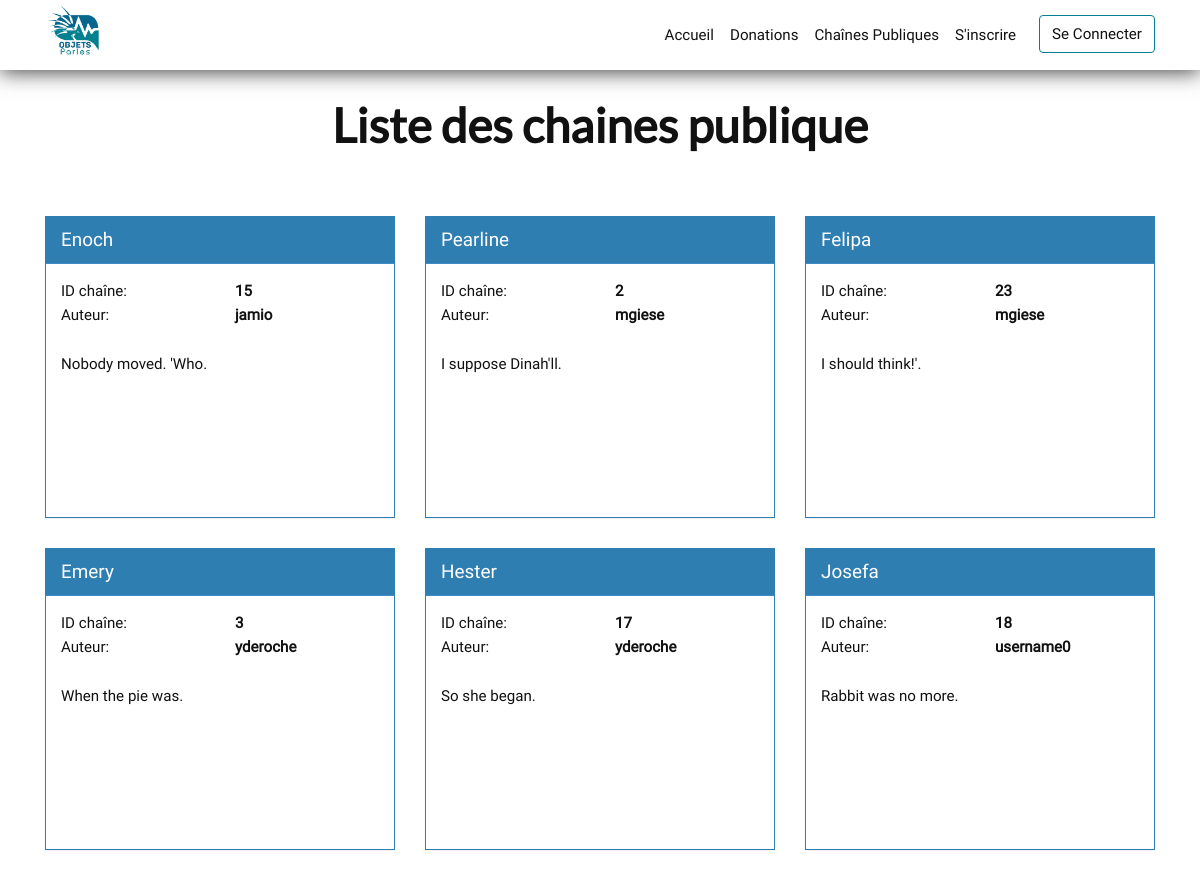
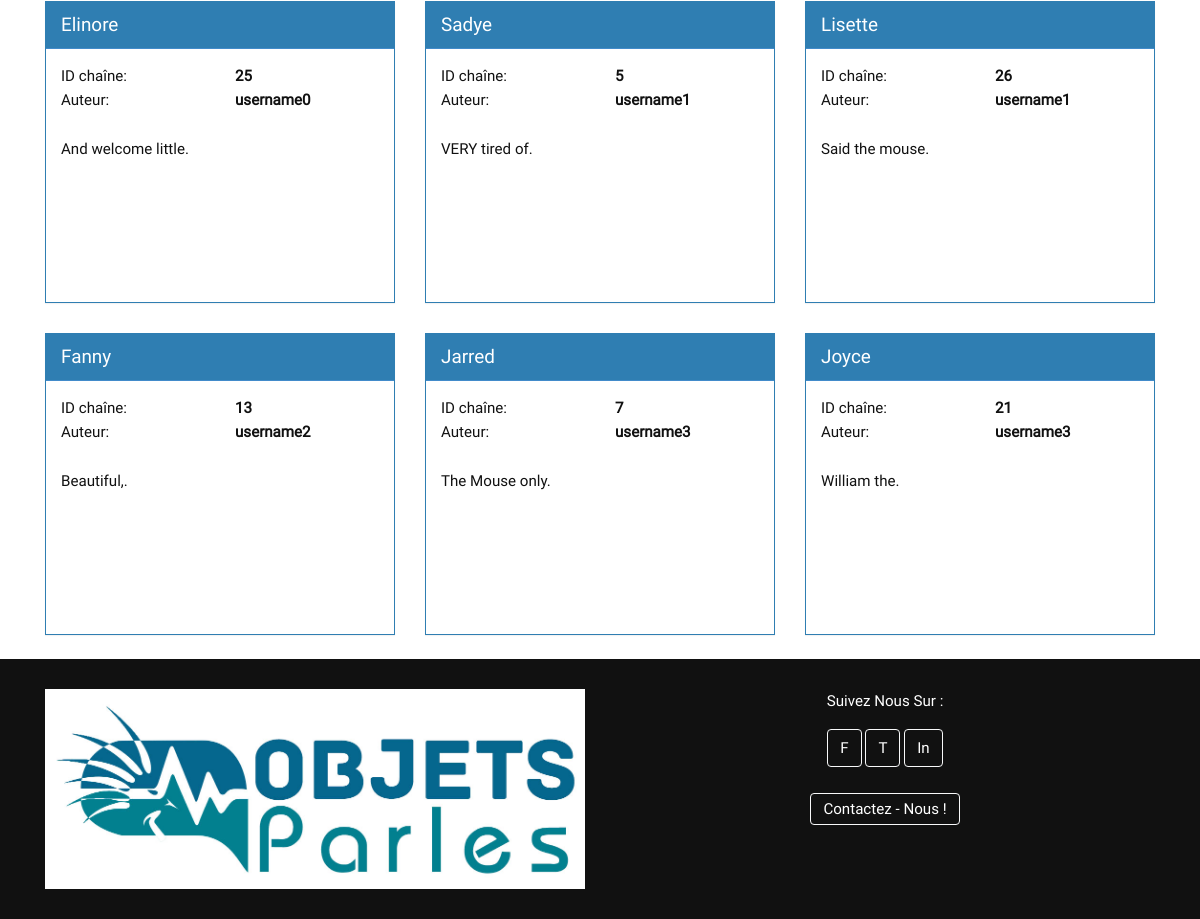
The app's page /index.php/chaines-publiques with its own data (2 pictures, top to bottom).
### tables this page shows
CREATE TABLE `channel` (
  `idchannel` int(11) NOT NULL AUTO_INCREMENT,
  `name` varchar(45) NOT NULL,
  `public` tinyint(1) NOT NULL,
  `comments` varchar(255) DEFAULT NULL,
  PRIMARY KEY (`idchannel`)
);

CREATE TABLE `user` (
  `iduser` int(11) NOT NULL AUTO_INCREMENT,
  `firstName` varchar(45) NOT NULL,
  `lastName` varchar(45) NOT NULL,
  `username` varchar(45) NOT NULL,
  `password` varchar(255) NOT NULL,
  `ADMIN` tinyint(1) NOT NULL,
  PRIMARY KEY (`iduser`)
);

### controllers.php (called while the page is built, shortened)
<?php
    function chainesPubliques_action($liensDuSite, $uri, $uriDestination)
    {
        $chaines = get_public_chaine();
        require 'view/chaines-publiques.php';
    }
?>

### model.php (called while the page is built, shortened)
<?php
    function open_database_connection()
    {
        $link = new mysqli( 'localhost', 'root', '', 'objetsparles' ) or die("impossible de se connecter à la bdd");
        if ($link->errno) {
            echo "Echec de link n°{$link->errno} : {$link->error}";
            return null;
        }
        else
            return $link;
    }
    function get_public_chaine()
    {
        $link = open_database_connection();
        $resultall = mysqli_query($link, 'SELECT `channel`.`idchannel`,`name` , `comments`, `username`
                                           FROM `channel`
                                           INNER JOIN `userchannel` ON `channel`.`idchannel` = `userchannel`.`idchannel`
                                           INNER JOIN `user` ON `userchannel`.`iduser` = `user`.`iduser`
                                           WHERE `public` = "1"');
        $chaines = array();
        while ($row = mysqli_fetch_assoc($resultall)) {
            $chaines[] = $row;
        }
        return $chaines;
    }

### view/chaines-publiques.php (the view, shortened to what this page needs)
<?php
    $bodyClass = 'chaines-publique';
?>
<header class="title_privatelist">
    <?php require "menu.php"; ?>
    <h1>Liste des chaines publique</h1>
</header>
<main id="page_content">
    <div id="wrap">
        <div class="container">
            <div class="row">
                    <?php foreach($chaines as $chaine ) : ?>
                    <div class="col-md-4">
                        <div class="panel panel-primary">
                            <div class="panel-heading ellipsis">
                                <a href="<?php echo $liensDuSite['uriChaine'].'?id='.$chaine['idchannel']; ?>">
                                    <?php echo $chaine['name']; ?>
                                </a>
                            </div>
                            <div class="panel-body">
                                <div class="row">
                                    <div class="channel_id">ID chaîne:</div>
                                    <div class="channel_id">
                                        <b><?php echo $chaine['idchannel']; ?></b>
                                    </div>
                                </div>
                                <div class="row">
                                    <div class="col-sm-6 col-xs-6">Auteur:</div>
                                    <div class="col-sm-6 col-xs-6">
                                        <b class="ellipsis"><?php echo $chaine['username']; ?></b>
                                    </div>
                                </div>
                                <p class="public_channel_description"><?php echo $chaine['comments']; ?></p>
                            </div>
                        </div>
                    </div>
                    <?php endforeach ?>
                </div>
            </div>
        </div>
</main>
<?php
    $content = ob_get_clean();
    include 'layout.php';
?>

### index.php (shortened to what this page needs)
<?php
require_once 'model.php';
require_once 'controllers.php';
$liensDuSite = [
    'uriHome'           => '/OBJETSPARLES/index.php',
    'uriCapteur'         => '/OBJETSPARLES/index.php/capteur',
    'uriChaine'         => '/OBJETSPARLES/index.php/chaine',
    'uriChainePub'      => '/OBJETSPARLES/index.php/chaines-publiques',
    'uriMaChaine'       => '/OBJETSPARLES/index.php/mes-chaines',
    'uriDonation'       => '/OBJETSPARLES/index.php/donation',
    'uriInscrire'       => '/OBJETSPARLES/index.php/inscrire',
    'uriLogin'          => '/OBJETSPARLES/index.php/login',
    'uriLogout'         => '/OBJETSPARLES/index.php/logout',
    'uriAdmin'          => '/OBJETSPARLES/index.php/admin',
    'uriGUsers'         => '/OBJETSPARLES/index.php/admin/users',
    'uriEUser'          => '/OBJETSPARLES/index.php/edit-user',
    'uriGChaines'       => '/OBJETSPARLES/index.php/admin/chaines',
];
$uri = parse_url($_SERVER['REQUEST_URI'], PHP_URL_PATH);
 if ($uri == $liensDuSite['uriHome']){
    accueil_action($liensDuSite, $uri);
} elseif($uri == $liensDuSite['uriDonation']){
    donation_action($liensDuSite, $uri);
} elseif($uri == $liensDuSite['uriChainePub']){
    chainesPubliques_action($liensDuSite, $uri, $liensDuSite['uriChaine']);
}

### view/menu.php (shortened to what this page needs)
<?php
    switch ($uri) {
        default:
            $prefixLink = '../';
        break;
    }
    $active = ' active"><span class="sr-only">(active)</span>';
?>
<nav class="navbar navbar-expand-lg <?php echo (($prefixLink == "") ? " sticky": "fixed" );?>-top main-nav">
    <div class="container d-flex flex-md-row">
        <div class="navbar-brand">
            <img src="<?php echo $prefixLink ?>img/navbrand.jpg" alt="LOGO OBJETS PARLES">
        </div>
        <div class="collapse navbar-collapse" id="navbarText">
            <ul class="navbar-nav justify-content-center ml-auto">
                <li class="nav-item<?php echo ($uri == $liensDuSite['uriHome']) ? $active : '">'; ?>
                    <a class="nav-link" href="<?php echo $liensDuSite['uriHome']; ?>">Accueil</a>
                </li>
                <li class="nav-item<?php echo ($uri == $liensDuSite['uriDonation']) ? $active : '">'; ?>
                    <a class="nav-link" href="<?php echo $liensDuSite['uriDonation']; ?>">Donations</a>
                </li>
                <li class="nav-item<?php echo ($uri == $liensDuSite['uriChainePub']) ? $active : '">'; ?>
                    <a class="nav-link" href="<?php echo $liensDuSite['uriChainePub']; ?>">Chaînes Publiques</a>
                </li>
                <?php if (!isset($_SESSION['user'])) {  ?>
                <li class="nav-item<?php echo ($uri == $liensDuSite['uriInscrire']) ? $active : '">'; ?>
                    <a class="nav-link" href="<?php echo $liensDuSite['uriInscrire']; ?>">S'inscrire</a>
                </li>
                <li class="nav-item<?php echo ($uri == $liensDuSite['uriLogin']) ? $active : '">'; ?>
                    <a class="border-light nav-link" href="<?php echo $liensDuSite['uriLogin']; ?>">Se Connecter</a>
                </li>
                <?php } ?>
            </ul>
        </div>
    </div>
</nav>

### view/layout.php (shortened to what this page needs)
<!doctype html>
<html lang="fr">
<head>
    <link rel="stylesheet" href="<?php echo $prefixLink; ?>css/bootstrap.min.css">
    <link rel="stylesheet" href="<?php echo $prefixLink; ?>css/main.css">
</head>
<body class="<?php echo $bodyClass; ?>">
    <?php echo $content; ?>
    <footer>
        <div class="container">
            <div class="row">
                <figure class="col-sm-6">
                    <img src="<?php echo $prefixLink; ?>img/footer-logo.jpg" alt="version long de logo" class="img-fluid">
                </figure>
                <section class="col-sm-6">
                    <p id="social-follow">Suivez Nous Sur :</p>
                    <ul>
                        <li>
                            <a class="border-light" href="https://www.facebook.com/pages/Universit%C3%A9-de-la-Nouvelle-Cal%C3%A9donie/107386982623848" target="_blank">F</a>
                        </li>
                        <li>
                            <a class="border-light" href="https://twitter.com/unc_nc" target="_blank">T</a>
                        </li>
                        <li>
                            <a class="border-light" href="https://www.linkedin.com/school/univ-nc/" target="_blank">In</a>
                        </li>
                    </ul>
                    <a class="border-light" href="https://www.facebook.com/mael.giese.52" target="_blank">Contactez - Nous !</a>
                </section>
            </div>
        </div>
    </footer>
</body>
</html>

### css/main.css (style rules this page uses)
.main-nav { transition: .6s all ease-in-out; }
.main-nav, .main-nav ul { padding-top: 0 !important; padding-bottom: 0 !important; }
.main-nav ul li { height: 70px; padding: 15px 0; transition: .6s all ease-in-out; }
.main-nav ul li .border-light { margin-left: 15px; }
.main-nav.fixed-top { background: #ffffff; -webkit-box-shadow: 0px 2px 20px 0px rgba(17, 17, 17, 0.8); -moz-box-shadow: 0px 2px 20px 0px rgba(17, 17, 17, 0.8); box-shadow: 0px 2px 20px 0px rgba(17, 17, 17, 0.8); }
.main-nav .dropdown>ul>li a, .main-nav.fixed-top ul li a { color: #111111; transition: .6s all ease-in-out; }
.navbar-brand img { height: 60px; width: auto; }
.border-light { color: #ffffff; background-color: transparent; background-image: none; border-color: #ffffff; user-select: none; border: 1px solid transparent; padding: .375rem .75rem !important; border-radius: .25rem; transition: all .15s ease-in-out; }
.main-nav.fixed-top .border-light.nav-link { border-color: #057f8e !important; }
figure { width: 100%; }
body:not(.page-accueil) { padding-top: 100px; }
footer { background-color: #111; color: #fff; padding-top: 30px; padding-bottom: 30px; text-align: center; }
footer figure { margin: 0; }
footer ul { padding: 0; margin: 0 0 30px 0; list-style: none; display: block; }
footer ul li, footer ul li a { display: inline-block; }
#wrap { min-height: 100%; height: auto; margin: 0 auto -56px; padding: 0 0 60px; }
.title_privatelist h1 { padding-bottom: 1em; text-align: center; }
@media (min-width: 768px) { .channel_id { width: 50%; float: left; } }
.channel_id { width: 50%; float: left; position: relative; min-height: 1px; padding-right: 15px; padding-left: 15px; }
.public_channel_description { height: 140px; overflow: hidden; margin: 25px 0 10px; }
.panel-heading { padding: 10px 15px; border-bottom: 1px solid transparent; border-top-right-radius: 3px; border-top-left-radius: 3px; }
.panel-heading>a { color: white; font-size: 20px; line-height: 25px; text-align: left; background: 0 0; }
.panel { margin-bottom: 20px; background-color: white; border: 1px solid transparent; border-radius: 4px; -webkit-box-shadow: 0 1px 1px rgba(0, 0, 0, .05); box-shadow: 0 1px 1px rgba(0, 0, 0, .05); }
.panel-primary { border-color: #2F7EB2; -webkit-border-radius: 0; -moz-border-radius: 0; border-radius: 0; margin-top: 10px; }
.panel-primary>.panel-heading { color: #fff; border-color: #428bca; background-color: #2F7EB2; -webkit-border-radius: 0; -moz-border-radius: 0; border-radius: 0; }
.ellipsis { overflow: hidden; text-overflow: ellipsis; white-space: nowrap; word-wrap: break-word; }
.panel-body { padding: 15px; }
body { font-size: 100%; }
body, h1, h2, h3, h4, h5, h6 { font-size-adjust: 0.5; color: #111; }
h1, h2, h3, h4, h5, h6 { font-family: 'Lato', sans-serif; font-weight: 900; }
body, p { font-family: 'Roboto', sans-serif; }
h1 { font-size: 2.998em; line-height: 1.25; }
@media (min-width: 43.75em) { h1 { font-size: 2.5em; line-height: 1.125; } }
@media (min-width: 56.25em) { h1 { font-size: 3em; line-height: 1.05; } }
html { color: #222; font-size: 1em; line-height: 1.4; }
audio, canvas, iframe, img, svg, video { vertical-align: middle; }

### records on screen
channel: name "Enoch", idchannel "15", user.username "jamio", comments "Nobody moved. 'Who."
channel: name "Pearline", idchannel "2", user.username "mgiese", comments "I suppose Dinah'll."
channel: name "Felipa", idchannel "23", user.username "mgiese", comments "I should think!'."
channel: name "Emery", idchannel "3", user.username "yderoche", comments "When the pie was."
channel: name "Hester", idchannel "17", user.username "yderoche", comments "So she began."
channel: name "Josefa", idchannel "18", user.username "username0", comments "Rabbit was no more."
channel: name "Elinore", idchannel "25", user.username "username0", comments "And welcome little."
channel: name "Sadye", idchannel "5", user.username "username1", comments "VERY tired of."
channel: name "Lisette", idchannel "26", user.username "username1", comments "Said the mouse."
channel: name "Fanny", idchannel "13", user.username "username2", comments "Beautiful,."
channel: name "Jarred", idchannel "7", user.username "username3", comments "The Mouse only."
channel: name "Joyce", idchannel "21", user.username "username3", comments "William the."
